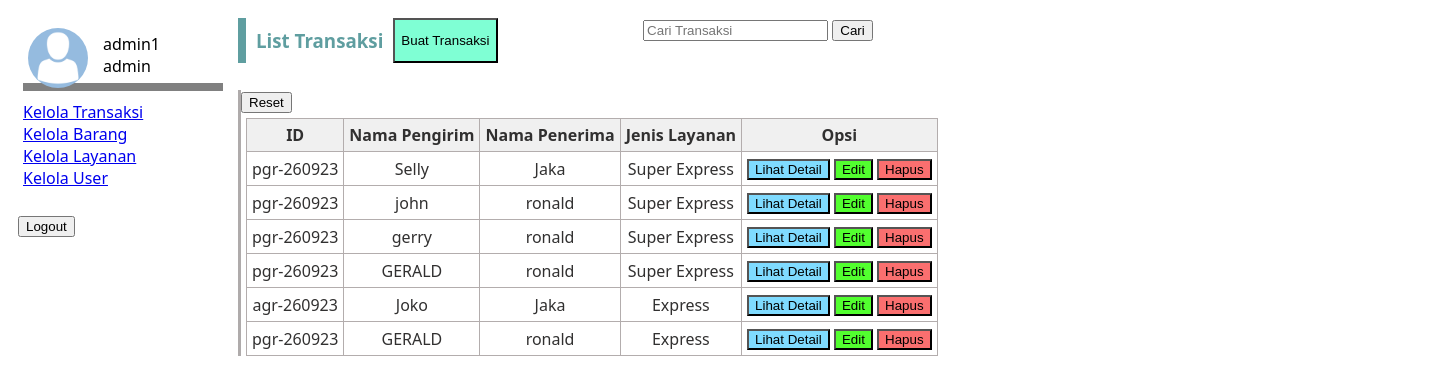
Screenshot of /page/transaksi.php (signed in) with the database file from the repository.
### tables this page shows
CREATE TABLE `tb_transaksi` (
  `id` int(11) NOT NULL,
  `id_transaksi` varchar(10) NOT NULL,
  `nama_pengirim` varchar(36) NOT NULL,
  `nama_penerima` varchar(36) NOT NULL,
  `alamat_pengirim` varchar(125) NOT NULL,
  `alamat_penerima` varchar(125) NOT NULL,
  `tlp_pengirim` varchar(13) NOT NULL,
  `tlp_penerima` varchar(125) NOT NULL,
  `nama_barang` varchar(125) NOT NULL,
  `jenis_barang` varchar(125) NOT NULL,
  `layanan` varchar(125) NOT NULL,
  `harga_layanan` float NOT NULL,
  `tgl_pengiriman` date NOT NULL
);

### page/transaksi.php (the view, shortened to what this page needs)
<!DOCTYPE html>
<html lang="en">
<head>
    <link rel="stylesheet" href="../assets/styles/style.css">
</head>
<body>
<div class="kt-container">
    <div class="kt-box1">
        <div class="kt-user">
                <img class='pp' src='http://localhost/pengiriman/assets/images/generic-profile.webp' alt='pp'>
            <div class="user-desc">
                <span><?php echo $_SESSION['username']; ?></span><br>
                <span><?php echo $_SESSION['level']; ?></span>
            </div>
        </div>
        <div class="kt-menu1" id="kt-menu1">
            <a href="http://localhost/pengiriman/page/transaksi.php" class="p-kt1">Kelola Transaksi</a>
        </div>
        <div class="kt-menu2" id="kt-menu2">
            <a href="http://localhost/pengiriman/page/kelola_barang.php" class="p-kt1">Kelola Barang</a>
        </div>
        <div class="kt-menu3" id="kt-menu3">
            <a href="http://localhost/pengiriman/page/layanan.php" class="p-kt1">Kelola Layanan</a>
        </div>
        <div class="kt-menu4" id="kt-menu4">
        <?php
            if(isset($_SESSION['level']) && $_SESSION['level']=="admin"){
                print "<a href='http://localhost/pengiriman/page/user.php' class='p-kt1'>Kelola User</a>";
            }
        ?>
        </div>
        <div class="logout">
            <form action="../logout.php">
            <input type="submit" value="Logout" id="logout-btn">
            </form>
        </div>
    </div>
    <div class="kt-box2">
        <div class="kt-head">
            <h3 class="h3-kt2" id="h3-kt2">List Transaksi</h3>
            <button id="buat-tr-btn" onclick="window.location='http://localhost/pengiriman/page/buat_transaksi.php'">Buat Transaksi</button>
            <form class="search-bar" action="<?php $_SERVER['PHP_SELF'] ?>" method="get" id="search-bar">
                <input type="search" name="cari-tr"  placeholder="Cari Transaksi">
                <input type="submit" value="Cari">
            </form>
        </div>
        <div class="kt-body" id="kt-body">
        <button id="reset" onclick="window.location='http://localhost/pengiriman/page/transaksi.php'">Reset</button>
        <table>
		<thead>
			<tr>
				<th>ID</th>
				<th>Nama Pengirim</th>
				<th>Nama Penerima</th>
				<th>Jenis Layanan</th>
                <th>Opsi</th>
			</tr>
		</thead>
		<tbody>
            <?php
             include "../koneksi.php";
             if (isset($_GET['cari-tr'])) {
                $src_val = $_GET['cari-tr'];
                $sql = mysqli_query($koneksi, "SELECT * FROM tb_transaksi WHERE id='$src_val'
                || id_transaksi='$src_val'
                || nama_pengirim='$src_val'
                || nama_penerima='$src_val'
                || alamat_pengirim='$src_val'
                || alamat_penerima='$src_val'
                || tlp_pengirim='$src_val'
                || tlp_penerima='$src_val'
                || nama_barang='$src_val'
                || jenis_barang='$src_val'
                || layanan='$src_val'
                ");
             } else{
                $sql = mysqli_query($koneksi, "SELECT * FROM tb_transaksi");
             }
             if ($sql->num_rows > 0) {
                while($row = $sql->fetch_assoc()) {
            ?>
			<tr>
				<td><?php echo $row["id_transaksi"]; ?></td>
				<td><?php echo $row["nama_pengirim"]; ?></td>
				<td><?php echo $row["nama_penerima"]; ?></td>
				<td><?php echo $row["layanan"]; ?></td>
                <td >
                    <div>
                                <button id="detail-btn" onclick="_display_detail(<?php echo $row['id']?>)">
                                    Lihat Detail
                                </button>
                                <button id="edit-btn" onclick="_edit_transaksi(<?php echo $row['id']?>);">
                                    Edit
                                </button>
                                <button id="del-btn" onclick="_delete(<?php echo $row['id']?>)">
                                    Hapus
                                </button>
                    </div>
                </td>
			</tr>
			<?php
                }
            } else {
            echo "Tidak ada data";
            }
            ?>
            <?php
                if (isset($_GET['del'])) {
                    if ($_GET['del'] != '') {
                        $id = $_GET['del'];
                        mysqli_query($koneksi, "DELETE FROM tb_transaksi WHERE id=$id");
                        echo "<script>";
                        echo "window.location='http://localhost/pengiriman/page/transaksi.php';";
                        echo "</script";
                    }
                } else{
                    exit();
                }
            ?>

### assets/styles/style.css (style rules this page uses)
html { font-family: system-ui, -apple-system, BlinkMacSystemFont, 'Segoe UI', Roboto, Oxygen, Ubuntu, Cantarell, 'Open Sans', 'Helvetica Neue', sans-serif; }
.p-kt1 { margin: 5px; }
.h3-kt2 { margin: 10px; }
.kt-container { display: flex; flex-direction: row; height: 100vh; }
.kt-box1 { width: 200px; margin: 10px; height: fit-content; }
.kt-user { width: 200px; margin: 5px; height: 60px; display: flex; flex-direction: row; margin-bottom: 10px; border-bottom: 8px; border-bottom-style: solid; border-bottom-color: gray; }
.user-desc { margin: 5px; padding: 5px; }
.kt-box2 { width: 100vw; margin: 10px; flex-grow: unset; }
.kt-head { display: flex; flex-direction: row; color: cadetblue; width: 100vw; border-left: 8px; border-left-color: cadetblue; border-left-style: solid; margin-bottom: 27px; }
.kt-body { height: fit-content; width: fit-content; border-left: 3px; border-left-color: rgb(175, 171, 171); border-left-style: solid; }
.logout { margin-top: 25px; }
.search-bar { margin-left: 10vw; }
#del-btn { background-color: rgb(250, 111, 111); }
#detail-btn { background-color: rgb(127, 219, 255); }
#edit-btn { background-color: rgb(82, 255, 47); }
#buat-tr-btn { background-color: aquamarine; }

### page/transaksi.php (style rules this page uses)
img { width: 60px; margin: 5px; height: 60px; border-radius: 50%; }
table { border:1px solid #b3adad; border-collapse:collapse; padding:5px; margin: 5px; }
table th { border:1px solid #b3adad; padding:5px; background: #f0f0f0; color: #313030; }
table td { border:1px solid #b3adad; text-align:center; padding:5px; background: #ffffff; color: #313030; }

### rows the page displays
tb_transaksi: id_transaksi "pgr-260923", nama_pengirim "Selly", nama_penerima "Jaka", layanan "Super Express"
tb_transaksi: id_transaksi "pgr-260923", nama_pengirim "john", nama_penerima "ronald", layanan "Super Express"
tb_transaksi: id_transaksi "pgr-260923", nama_pengirim "gerry", nama_penerima "ronald", layanan "Super Express"
tb_transaksi: id_transaksi "pgr-260923", nama_pengirim "GERALD", nama_penerima "ronald", layanan "Super Express"
tb_transaksi: id_transaksi "agr-260923", nama_pengirim "Joko", nama_penerima "Jaka", layanan "Express"
tb_transaksi: id_transaksi "pgr-260923", nama_pengirim "GERALD", nama_penerima "ronald", layanan "Express"

### other values shown
$_SESSION['username'] "admin1"
$_SESSION['level'] "admin"
